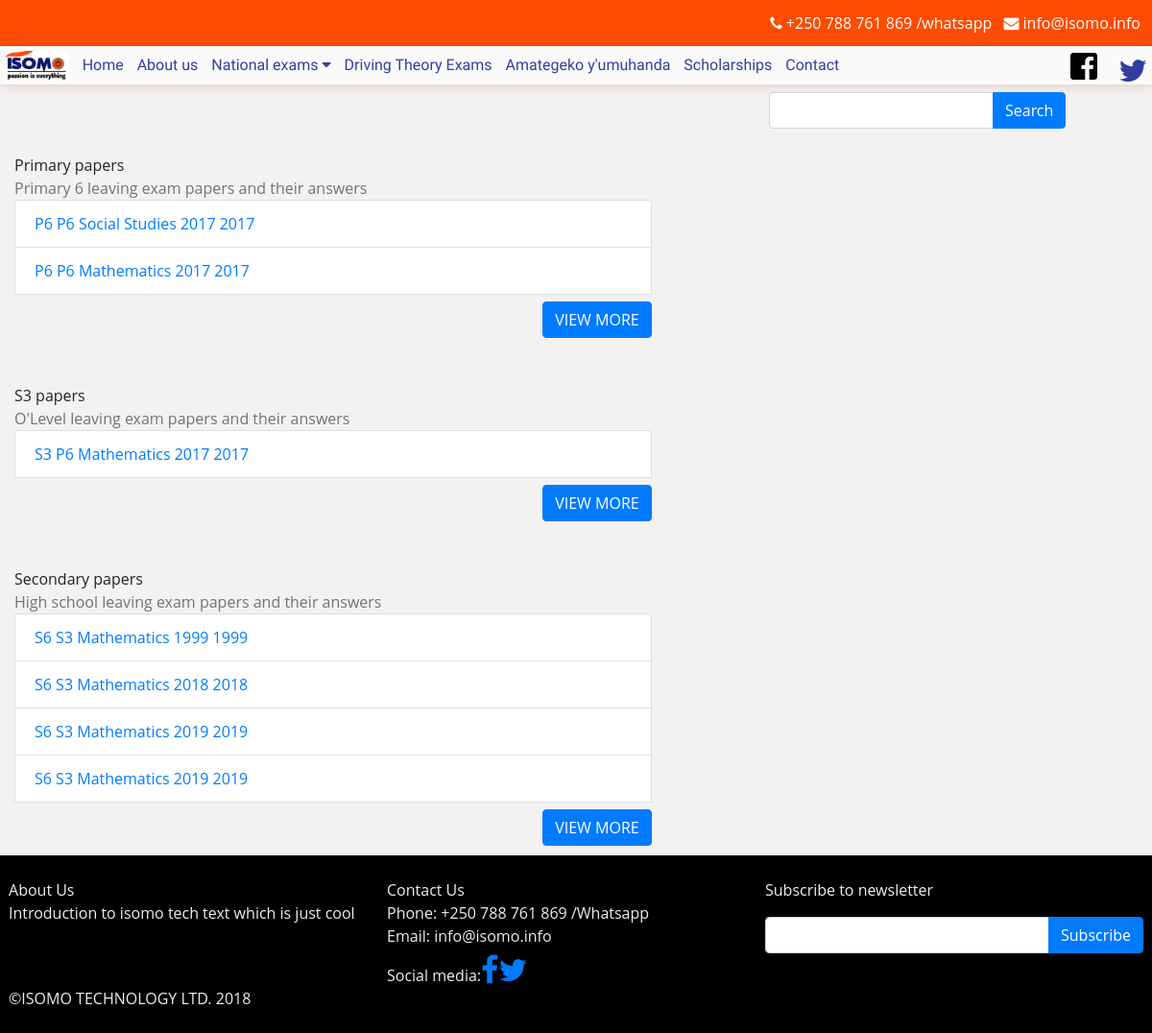
The app's page /papers.php with its own data.
### tables this page shows
CREATE TABLE `papers` (
  `id` int(11) NOT NULL,
  `name` varchar(64) NOT NULL,
  `subject` int(11) NOT NULL,
  `level` varchar(16) DEFAULT NULL,
  `file` varchar(1024) NOT NULL,
  `year` int(11) DEFAULT NULL,
  `done_date` date DEFAULT NULL COMMENT 'The date when the exam was done',
  `answers` int(11) DEFAULT NULL COMMENT 'references id for answers',
  `date` timestamp NOT NULL DEFAULT CURRENT_TIMESTAMP ON UPDATE CURRENT_TIMESTAMP,
  `archived` enum('no','yes') NOT NULL DEFAULT 'no',
  `archivedDate` timestamp NULL DEFAULT NULL,
  `archivedBy` int(11) DEFAULT NULL
);

### functions.php (called while the page is built, shortened)
<?php
	include_once "conn.php";
	function page_level(){
		$request_uri = trim($_SERVER['REQUEST_URI'], "/");
		$level = count(explode("/", $request_uri));
		return $level;
	}
	function get_file($filename){
		$plevel = page_level();
		$file = "";
		for($n=0; $n<$plevel; $n++){
			$file .= "../";
		}
		$file .= "$filename";
		return $file;
	}
	function level_papers($level, $subject = ''){
		global $db;
		$level = strtoupper($level);
		$sql = "SELECT papers.* FROM papers JOIN subjects ON papers.subject = subjects.id JOIN subject_levels ON subject_levels.subject = subjects.id WHERE subject_levels.level = \"$level\" AND papers.subject LIKE \"%$subject%\" ORDER BY date DESC ";
		$query = $db->query($sql) or die("error getting papers $db->error");
		$papers = array();
		while ($data = $query->fetch_assoc()) {
			$papers[] = $data;
		}
		return $papers;
	}
?>

### paper_home.php (the view, shortened to what this page needs)
<div class="container">
	<div class="row">
		<div class="col-md-9">
			<div class="row">
				<div class="col-md-9">
					<h1>Primary papers</h1>
					<p class="text-muted">Primary 6 leaving exam papers and their answers</p>
					<?php
						$p6 = level_papers("P6");
						if($p6){
							?>
								<ul class="list-group">
									<?php
										for($n=0; $n<count($p6); $n++){
											$subjname = $p6[$n]['name'];
											$year = $p6[$n]['year'];
											?>
												<li class="list-group-item"><a  href="<?php echo strtolower(get_file("papers/get/P6_".$subjname."_$year")); ?>">P6 <?php echo $p6[$n]['name']." ".$p6[$n]['year']; ?></a></li>
											<?php
										}
									?><div class="mt-2"></div>
									<li style="text-align: right"><a class="btn btn-primary" href="<?php echo strtolower(get_file('papers/p6')) ?>">VIEW MORE</a></li>
								</ul>
							<?php
						}else{
							echo "No Primary papers";
						}
					?>
				</div>
				<div class="col-md-3">
				</div>
			</div>
		</div>
	</div>
	<div class="row">
		<div class="col-md-9">
			<div class="row">
				<div class="col-md-9">
					<h1>S3 papers</h1>
					<p class="text-muted">O'Level leaving exam papers and their answers</p>
					<?php
						$s3 = level_papers("S3");
						if($p6){
							?>
								<ul class="list-group">
									<?php
										for($n=0; $n<count($s3); $n++){
											$subjname = $s3[$n]['name'];
											$year = $s3[$n]['year'];
											?>
												<li class="list-group-item"><a href="<?php echo strtolower(get_file("papers/get/S3_".$subjname."_$year")); ?>">S3 <?php echo $subjname." ".$year; ?></a></li>
											<?php
										}
									?>
									<li style="text-align: right"><a class="btn btn-primary" href="<?php echo get_file('papers/s3'); ?>">VIEW MORE</a></li>
								</ul>
							<?php
						}else{
							echo "No S3 papers";
						}
					?>
				</div>
				<div class="col-md-3">
				</div>
			</div>
		</div>
	</div>
	<div class="row">
		<div class="col-md-9">
			<div class="row">
				<div class="col-md-9">
					<h1>Secondary papers</h1>
					<p class="text-muted">High school leaving exam papers and their answers</p>
					<?php
						$s6 = level_papers("S6");
						if($s6){
							?>
								<ul class="list-group">
									<?php
										for($n=0; $n<count($s6); $n++){
											$subjname = $s6[$n]['name'];
											$year = $s6[$n]['year'];
											?>
												<li class="list-group-item"><a href="<?php echo strtolower(get_file("papers/get/S6_".$subjname."_$year")); ?>">S6 <?php echo $subjname." ".$year; ?></a></li>
											<?php
										}
									?>
									<li style="text-align: right"><a class="btn btn-primary" href="<?php echo get_file('papers/s6'); ?>">VIEW MORE</a></li>
								</ul>
							<?php
						}else{
							echo "No Secondary papers";
						}
					?>
				</div>
				<div class="col-md-3">
				</div>
			</div>
		</div>
	</div>
</div>

### css/style.css (style rules this page uses)
body { font-family: 'Open Sans', sans-serif; font-size: 1em; background: #f3f1f1; max-width: 1200px; margin: 0 auto; }
*, *:before, *:after { box-sizing: border-box; }
html, div, span, applet, object, iframe, h1, h2, h3, h4, h5, h6, p, blockquote, pre, a, abbr, acronym, address, big, cite, code, del, dfn, em, img, ins, kbd, q, s, samp, small, strike, strong, sub, sup, tt, var, b, u, i, center, dl, dt, dd, ol, ul, li, fieldset, form, label, legend, table, caption, tbody, tfoot, thead, tr, th, td, article, aside, canvas, details, embed, figure, figcaption, footer, header, hgroup, menu, nav, output, ruby, section, summary, time, mark, audio, video { margin: 0; padding: 0; border: 0; font-size: 100%; font: inherit; vertical-align: baseline; }
ol, ul { list-style: none; }
.container { margin: 10px auto; display: table; max-width: 1140px; width: 100%; }
.container:after, .container:before { content: "" clear : both; }
@media (min-width: 1200px) { .col, .col-1, .col-10, .col-11, .col-12, .col-2, .col-3, .col-4, .col-5, .col-6, .col-7, .col-8, .col-9, .col-lg, .col-lg-1, .col-lg-10, .col-lg-11, .col-lg-12, .col-lg-2, .col-lg-3, .col-lg-4, .col-lg-5, .col-lg-6, .col-lg-7, .col-lg-8, .col-lg-9, .col-md, .col-md-1, .col-md-10, .col-md-11, .col-md-12, .col-md-2, .col-md-3, .col-md-4, .col-md-5, .col-md-6, .col-md-7, .col-md-8, .col-md-9, .col-sm, .col-sm-1, .col-sm-10, .col-sm-11, .col-sm-12, .col-sm-2, .col-sm-3, .col-sm-4, .col-sm-5, .col-sm-6, .col-sm-7, .col-sm-8, .col-sm-9, .col-xl, .col-xl-1, .col-xl-10, .col-xl-11, .col-xl-12, .col-xl-2, .col-xl-3, .col-xl-4, .col-xl-5, .col-xl-6, .col-xl-7, .col-xl-8, .col-xl-9 { padding-right: 0; padding-left: 0; } }

### records on screen
papers: name "P6 Social Studies 2017", year "2017"
papers: name "P6 Mathematics 2017", year "2017"
papers: name "S3 Mathematics 1999", year "1999"
papers: name "S3 Mathematics 2018", year "2018"
papers: name "S3 Mathematics 2019", year "2019"
papers: name "S3 Mathematics 2019", year "2019"
